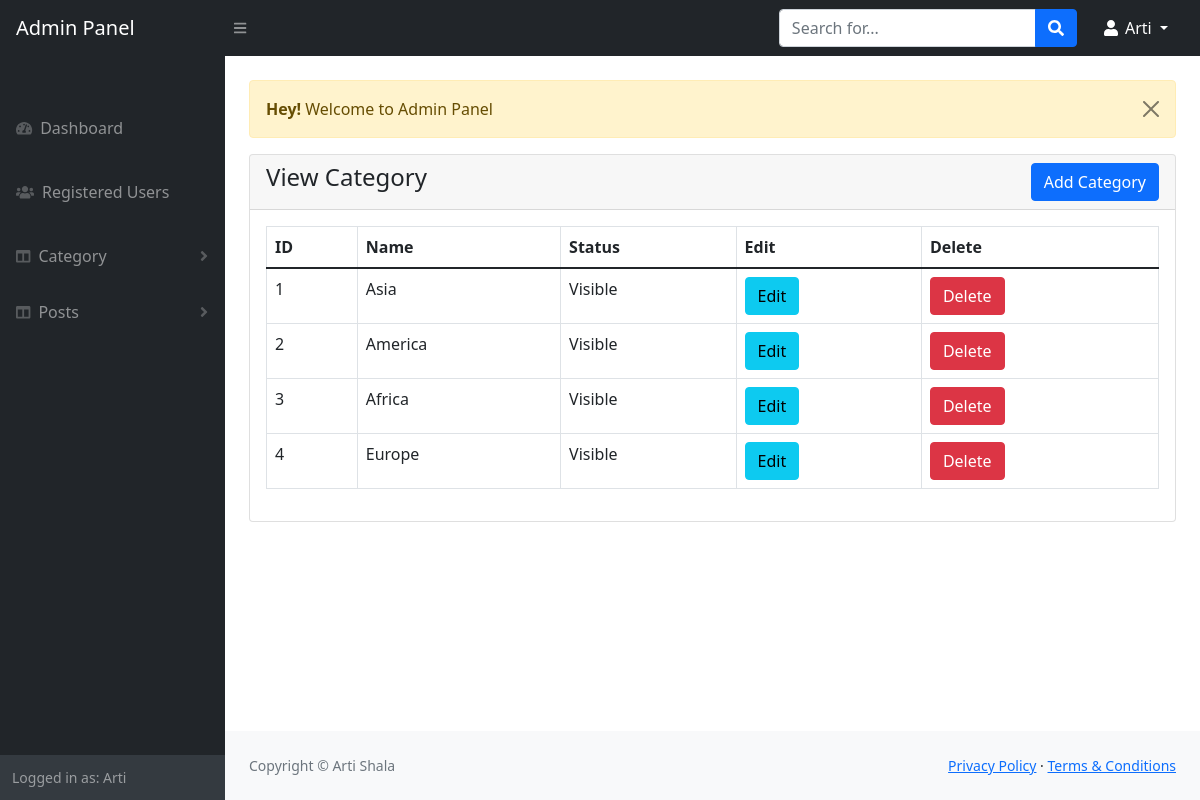
Screenshot of /admin/category-view.php (signed in) with the database file from the repository.
### tables this page shows
CREATE TABLE `categories` (
  `id` int(11) NOT NULL,
  `name` varchar(191) NOT NULL,
  `slug` varchar(191) NOT NULL,
  `description` text DEFAULT NULL,
  `meta_title` varchar(191) NOT NULL,
  `meta_description` mediumtext DEFAULT NULL,
  `meta_keyword` mediumtext DEFAULT NULL,
  `navbar_status` tinyint(1) DEFAULT 0,
  `status` tinyint(1) DEFAULT 0 COMMENT '0=VISIBLE,1=HIDDEN,2=DELETED',
  `created_at` timestamp NULL DEFAULT current_timestamp()
);

### admin/category-view.php (the view, shortened to what this page needs)
<?php
include('includes/header.php');
?>
<div class="container-fluid px-4">
    <div class="row mt-4">
        <div class="col-md-12">
            <?php
        include('message.php');
        ?>
            <div class="card">
                <div class="card-header">
                    <h4>View Category
                        <a href="category-add.php" class="btn btn-primary float-end">Add Category</a>
                    </h4>
                </div>
                <div class="card-body">
                    <div class="table-responsive">
                        <table class="table table-bordered table-stripe">
                            <thead>
                                <tr>
                                    <th>ID</th>
                                    <th>Name</th>
                                    <th>Status</th>
                                    <th>Edit</th>
                                    <th>Delete</th>
                                </tr>
                            </thead>
                            <tbody>
                                <?php
                            $category = "SELECT * From categories WHERE status!='2'";
                            $category_run = mysqli_query($con , $category);
                                 if(mysqli_num_rows($category_run) > 0)
                                    {
                                foreach($category_run as $item)
                                    {
                                        ?>
                                <tr>
                                    <td>
                                        <?= $item['id']?>
                                    </td>
                                    <td>
                                        <?= $item['name']?>
                                    </td>
                                    <td>
                                        <?php
                                            if($item['status'] == '1')
                                            {
                                                echo 'Hidden';
                                            }
                                            else
                                            {
                                                echo 'Visible';
                                            }
                                        ?>
                                    </td>
                                    <td>
                                        <a href="category-edit.php?id=<?= $item['id']?>" class="btn btn-info">Edit</a>
                                    </td>
                                    <td>
                                        <form action="code.php" method="POST">
                                            <button type="submit" name="category_delete" value="<?= $item['id']?>" class="btn btn-danger">Delete</button>
                                        </form>
                                    </td>
                                </tr>
                                <?php
                        }
                    }
                    else
                    {
                        ?>
                                <tr>
                                    <td colspan="4">No Record Found</td>
                                </tr>
                                <?php
                    }
                ?>
                            </tbody>
                        </table>
                    </div>
                </div>
            </div>
        </div>
    </div>
</div>
<?php
include('includes/footer.php');
include('includes/scripts.php')
?>

### rows the page displays
categories: id "1", name "Asia", status "Visible"
categories: id "2", name "America", status "Visible"
categories: id "3", name "Africa", status "Visible"
categories: id "4", name "Europe", status "Visible"

### other values shown
$_SESSION["auth_username"] "Arti"
$_SESSION['message'] "Welcome to Admin Panel"
